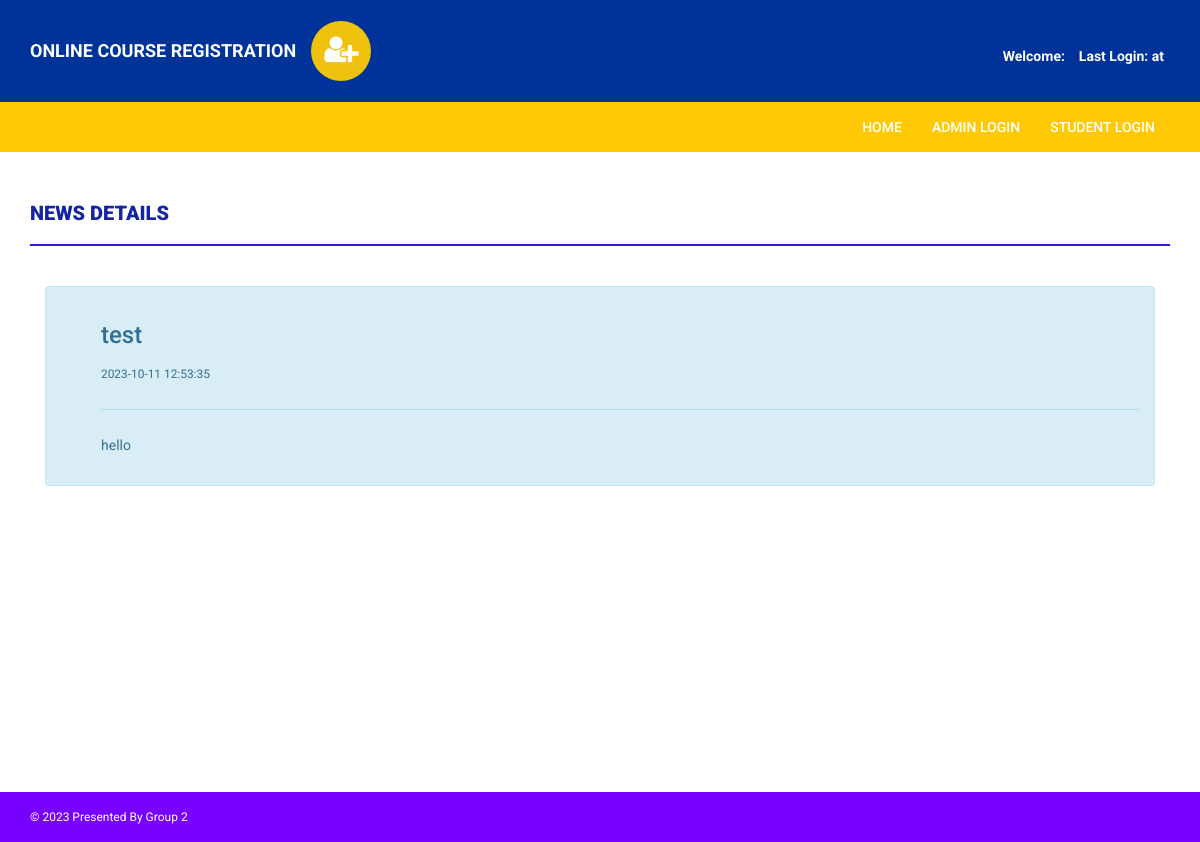
The app's page /onlinecourse/news-details.php?nid=5 with its own data.
### tables this page shows
CREATE TABLE `news` (
  `id` int(11) NOT NULL,
  `newstitle` varchar(255) DEFAULT NULL,
  `newsDescription` mediumtext DEFAULT NULL,
  `postingDate` timestamp NULL DEFAULT current_timestamp()
);

### onlinecourse/news-details.php (the view, shortened to what this page needs)
<!DOCTYPE html>
<html xmlns="http://www.w3.org/1999/xhtml">
<head>
    <link href="assets/css/bootstrap.css" rel="stylesheet" />
    <link href="assets/css/font-awesome.css" rel="stylesheet" />
    <link href="assets/css/style.css" rel="stylesheet" />
</head>
<body>
    <?php include('includes/header.php');?>
<section class="menu-section">
        <div class="container">
            <div class="row">
                <div class="col-md-12">
                    <div class="navbar-collapse collapse ">
                        <ul id="menu-top" class="nav navbar-nav navbar-right">
                            <li><a href="index.php">Home </a></li>
                            <li><a href="admin/">Admin Login </a></li>
                            <li><a href="index.php">Student Login</a></li>
                        </ul>
                    </div>
                </div>
            </div>
        </div>
    </section>
    <div class="content-wrapper">
        <div class="container">
            <div class="row">
                <div class="col-md-12">
                    <h4 class="page-head-line">News Details </h4>
                </div>
            </div>
                <div class="col-md-12">
                    <div class="alert alert-info">
                        <ul>
<?php $nid=$_GET['nid'];
$sql=mysqli_query($con,"select * from news where id='$nid'");
while($row=mysqli_fetch_array($sql))
{?>
<h3><?php echo htmlentities($row['newstitle']);?></h3>
<small><?php echo htmlentities($row['postingDate']);?></small>
<hr />
<p><?php echo htmlentities($row['newsDescription']);?></p>
<?php } ?>
                        </ul>
                    </div>
                                    </div>
            </div>
        </div>
    <?php include('includes/footer.php');?>
</body>
</html>

### onlinecourse/assets/css/style.css (style rules this page uses)
body { font-family: "Roboto", sans-serif; line-height: 30px; }
.content-wrapper { margin-top: 40px; min-height: 600px; padding-bottom: 60px; }
.page-head-line { font-weight: 900; padding-bottom: 20px; border-bottom: 2px solid #3216ee; text-transform: uppercase; color: #1324a4; font-size: 20px; margin-bottom: 40px; }
.menu-section { background-color: #ffc905; }
#menu-top a { color: #ffffff; text-decoration: none; font-weight: 500; padding: 15px; text-transform: uppercase; }

### records on screen
news: newstitle "test", postingDate "2023-10-11 12:53:35", newsDescription "hello"
